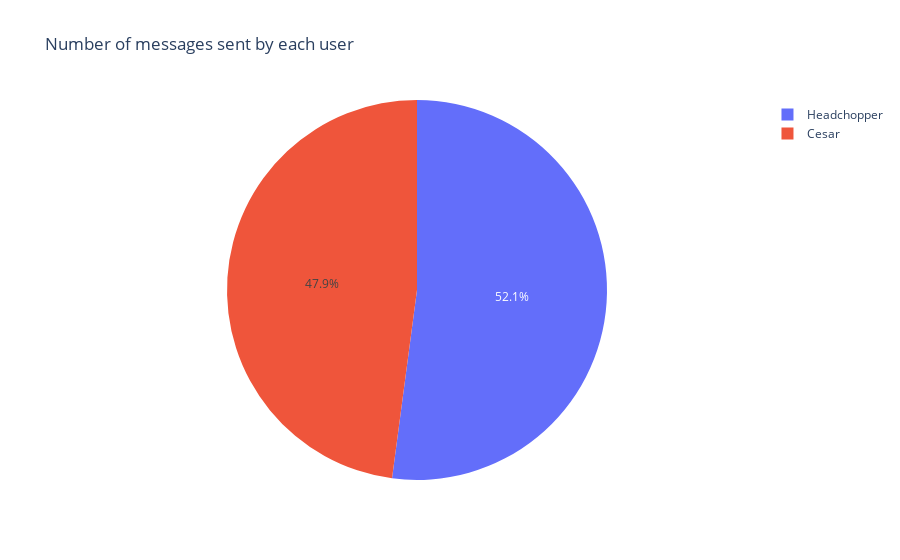

The notebook cell saved with this chart:
### Code cell
top_10 = dt_data['sender'].value_counts()
#plot a pie chart
fig = px.pie(values=top_10, names=top_10.index, title='Number of messages sent by each user')
fig.show()

### Figure 1 — Plotly figure (JSON) as saved in the notebook; plotly's stock layout.template omitted (floating-point values rounded to 4 significant figures)
{"data": [{"domain": {"x": [0, 1], "y": [0, 1]}, "hovertemplate": "label=%{label}<br>value=%{value}<extra></extra>", "labels": ["Headchopper", "Cesar"], "legendgroup": "", "name": "", "showlegend": true, "type": "pie", "values": [1963, 1805]}], "layout": {"legend": {"tracegroupgap": 0}, "title": {"text": "Number of messages sent by each user"}}}
